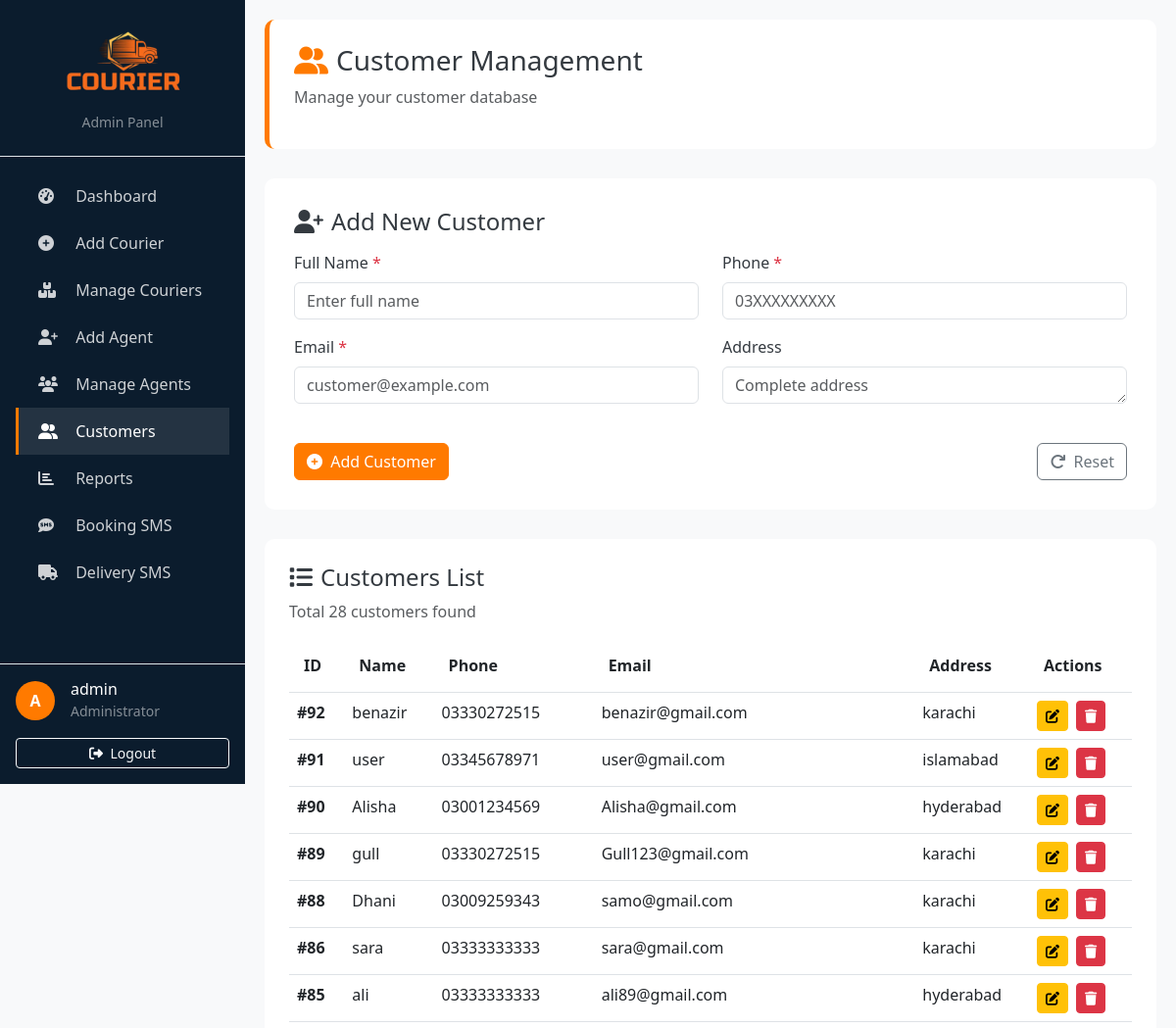
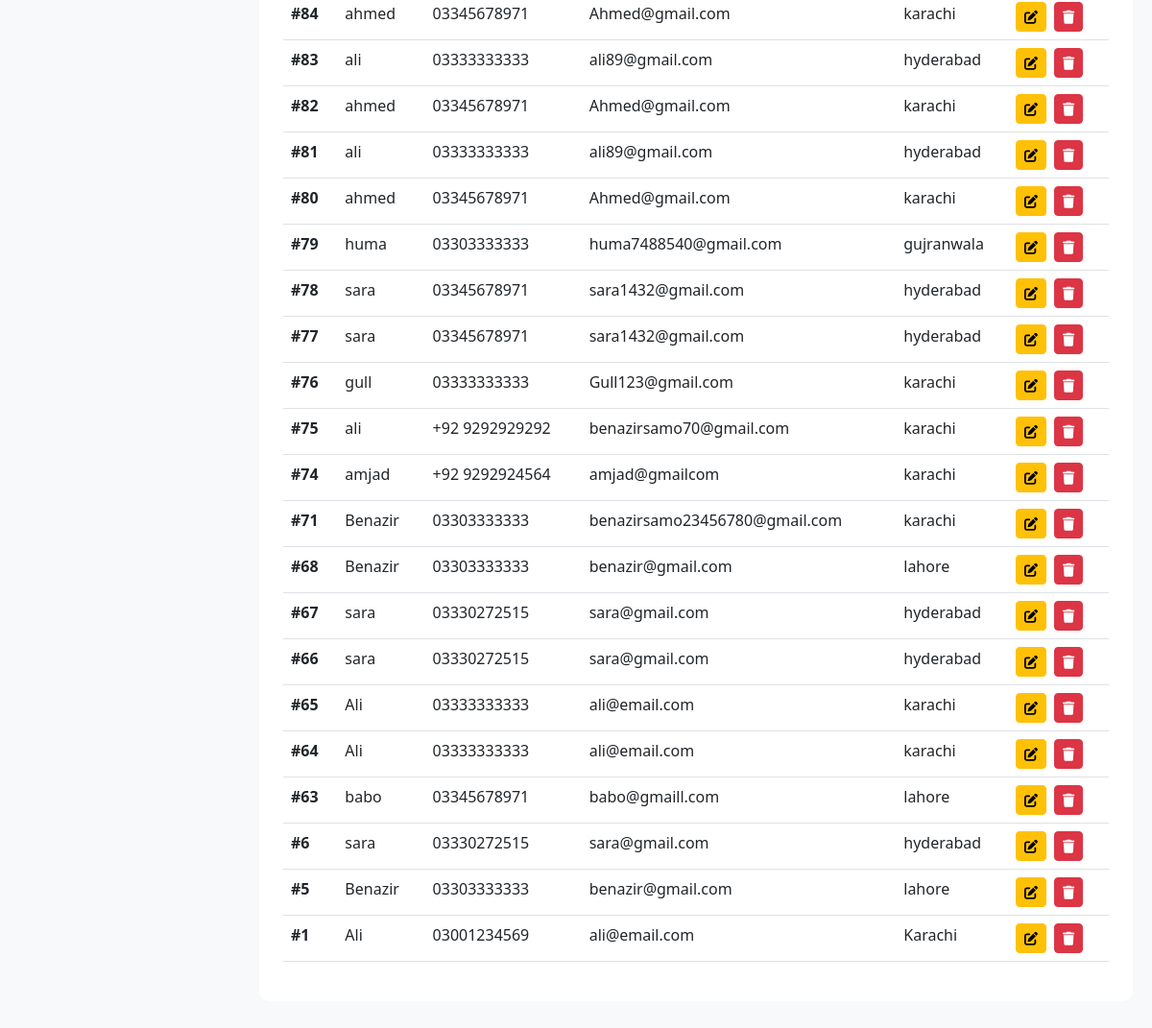
The app's page /Eproject/admin/customers.php (signed in) with its own data (2 pictures, top to bottom).
### tables this page shows
CREATE TABLE `customers` (
  `id` int(11) NOT NULL,
  `name` varchar(100) NOT NULL,
  `phone` varchar(15) DEFAULT NULL,
  `address` text DEFAULT NULL,
  `email` varchar(100) DEFAULT NULL
);

### Eproject/admin/customers.php (the view, shortened to what this page needs)
<?php
include("../config/db.php");
$username = $_SESSION['username'];
$customers = mysqli_query($conn, "SELECT * FROM customers ORDER BY id DESC");
$total_customers = mysqli_num_rows($customers);
?>
<!DOCTYPE html>
<html lang="en">
<head>
    <link href="https://cdn.jsdelivr.net/npm/bootstrap@5.3.0/dist/css/bootstrap.min.css" rel="stylesheet">
    <link rel="stylesheet" href="https://cdnjs.cloudflare.com/ajax/libs/font-awesome/6.4.0/css/all.min.css">
</head>
<body>
    <div class="sidebar d-flex flex-column" id="sidebar">
        <div class="p-4 text-center border-bottom">
            <img src="../assets/images/new logo.png" alt="Logo" style="max-width: 140px;" class="mb-2">
            <div class="text-white-50 small">Admin Panel</div>
        </div>
        <div class="flex-grow-1 p-3">
            <ul class="nav flex-column">
                <li class="nav-item"><a class="nav-link" href="index.php"><i class="fas fa-tachometer-alt"></i> Dashboard</a></li>
                <li class="nav-item"><a class="nav-link" href="add-courier.php"><i class="fas fa-plus-circle"></i> Add Courier</a></li>
                <li class="nav-item"><a class="nav-link" href="manage-courier.php"><i class="fas fa-boxes"></i> Manage Couriers</a></li>
                <li class="nav-item"><a class="nav-link" href="add-agent.php"><i class="fas fa-user-plus"></i> Add Agent</a></li>
                <li class="nav-item"><a class="nav-link" href="manage-agent.php"><i class="fas fa-users"></i> Manage Agents</a></li>
                <li class="nav-item"><a class="nav-link active" href="customers.php"><i class="fas fa-user-friends"></i> Customers</a></li>
                <li class="nav-item"><a class="nav-link" href="reports.php"><i class="fas fa-chart-bar"></i> Reports</a></li>
                <li class="nav-item"><a class="nav-link" href="sms-booking.php"><i class="fas fa-sms"></i> Booking SMS</a></li>
                <li class="nav-item"><a class="nav-link" href="sms-delivery.php"><i class="fas fa-truck"></i> Delivery SMS</a></li>
            </ul>
        </div>
        <div class="p-3 border-top mt-auto">
            <div class="d-flex align-items-center">
                <div class="user-avatar me-3">
                    <?php echo strtoupper(substr($username, 0, 1)); ?>
                </div>
                <div>
                    <h6 class="mb-0 text-white"><?php echo $username; ?></h6>
                    <small class="text-white-50">Administrator</small>
                </div>
            </div>
            <a href="logout.php" class="btn btn-sm btn-outline-light w-100 mt-3">
                <i class="fas fa-sign-out-alt me-1"></i> Logout
            </a>
        </div>
    </div>
    <div class="main-content">
        <div class="page-header">
            <div class="d-flex justify-content-between">
                <div>
                    <h3><i class="fas fa-user-friends text-orange me-2"></i>Customer Management</h3>
                    <p class="text-muted">Manage your customer database</p>
                </div>
            </div>
        </div>
        <div class="form-card">
            <h4><i class="fas fa-user-plus me-2"></i>Add New Customer</h4>
            <form method="POST">
                <div class="row mt-3">
                    <div class="col-md-6 mb-3">
                        <label class="form-label">Full Name <span class="required-star">*</span></label>
                        <input class="form-control" type="text" name="name" placeholder="Enter full name" required>
                    </div>
                    <div class="col-md-6 mb-3">
                        <label class="form-label">Phone <span class="required-star">*</span></label>
                        <input class="form-control" type="text" name="phone" placeholder="03XXXXXXXXX" required>
                    </div>
                </div>
                <div class="row">
                    <div class="col-md-6 mb-3">
                        <label class="form-label">Email <span class="required-star">*</span></label>
                        <input class="form-control" type="email" name="email" placeholder="customer@example.com" required>
                    </div>
                    <div class="col-md-6 mb-3">
                        <label class="form-label">Address</label>
                        <textarea class="form-control" name="address" placeholder="Complete address" rows="1"></textarea>
                    </div>
                </div>
                <div class="d-flex justify-content-between mt-4">
                    <button class="btn btn-orange" name="add_customer" type="submit">
                        <i class="fas fa-plus-circle me-1"></i> Add Customer
                    </button>
                    <button type="reset" class="btn btn-outline-secondary">
                        <i class="fas fa-redo me-1"></i> Reset
                    </button>
                </div>
            </form>
        </div>
        <div class="table-card">
            <h4><i class="fas fa-list me-2"></i>Customers List</h4>
            <p class="text-muted">Total <?php echo $total_customers; ?> customers found</p>
            <div class="table-responsive">
                <table class="table table-hover table-custom">
                    <thead>
                        <tr>
                            <th>ID</th>
                            <th>Name</th>
                            <th>Phone</th>
                            <th>Email</th>
                            <th>Address</th>
                            <th>Actions</th>
                        </tr>
                    </thead>
                    <tbody>
                        <?php if($total_customers > 0): ?>
                            <?php while($row = mysqli_fetch_assoc($customers)): ?>
                                <tr>
                                    <td><strong>#<?= $row['id'] ?></strong></td>
                                    <td><?= htmlspecialchars($row['name']) ?></td>
                                    <td><?= htmlspecialchars($row['phone']) ?></td>
                                    <td><?= htmlspecialchars($row['email']) ?></td>
                                    <td><?= htmlspecialchars($row['address']) ?></td>
                                    <td>
                                        <div class="action-buttons">
                                            <a class="btn btn-sm btn-warning" href="edit-customer.php?id=<?= $row['id'] ?>">
                                                <i class="fas fa-edit"></i>
                                            </a>
                                            <a class="btn btn-sm btn-danger" href="delete-customer.php?id=<?= $row['id'] ?>"
                                               onclick="return confirm('Delete this customer?')">
                                                <i class="fas fa-trash"></i>
                                            </a>
                                        </div>
                                    </td>
                                </tr>
                            <?php endwhile; ?>
                        <?php endif; ?>
                    </tbody>
                </table>
            </div>
        </div>
    </div>
</body>
</html>

### Eproject/admin/customers.php (style rules this page uses)
:root { --primary-blue: #0b1c2d; --secondary-blue: #1a365d; --accent-orange: #ff7a00; --light-gray: #f8f9fa; --dark-gray: #343a40; }
body { font-family: 'Segoe UI', Tahoma, Geneva, Verdana, sans-serif; background-color: var(--light-gray); color: var(--dark-gray); overflow-x: hidden; }
.text-orange { color: var(--accent-orange) !important; }
.btn-orange { background-color: var(--accent-orange); border-color: var(--accent-orange); color: white; }
.sidebar { width: 250px; height: 100vh; background: var(--primary-blue); color: white; position: fixed; left: 0; top: 0; z-index: 1050; overflow-y: auto; transition: transform 0.3s ease; }
.sidebar .nav-link { color: rgba(255,255,255,0.8); padding: 12px 20px; border-left: 3px solid transparent; transition: all 0.3s; }
.sidebar .nav-link:hover, .sidebar .nav-link.active { color: white; background: rgba(255,255,255,0.1); border-left-color: var(--accent-orange); }
.sidebar .nav-link i { width: 24px; margin-right: 10px; }
.main-content { margin-left: 250px; padding: 20px; }
.page-header { background: white; padding: 25px; border-radius: 10px; margin-bottom: 30px; border-left: 5px solid var(--accent-orange); }
.form-card { background: white; padding: 30px; border-radius: 10px; margin-bottom: 30px; }
.table-card { background: white; padding: 25px; border-radius: 10px; margin-bottom: 30px; }
.user-avatar { width: 40px; height: 40px; background: var(--accent-orange); border-radius: 50%; display: flex; align-items: center; justify-content: center; color: white; font-weight: bold; }
.required-star { color: #dc3545; }
.table-custom thead { background: var(--primary-blue); color: white; }
.table-custom thead th { padding: 15px; }
.action-buttons { display: flex; gap: 8px; }

### records on screen
customers: id "92", name "benazir", phone "03330272515", email "benazir@gmail.com", address "karachi"
customers: id "91", name "user", phone "03345678971", email "user@gmail.com", address "islamabad"
customers: id "90", name "Alisha", phone "03001234569", email "Alisha@gmail.com", address "hyderabad"
customers: id "89", name "gull", phone "03330272515", email "Gull123@gmail.com", address "karachi"
customers: id "88", name "Dhani", phone "03009259343", email "samo@gmail.com", address "karachi"
customers: id "86", name "sara", phone "03333333333", email "sara@gmail.com", address "karachi"
customers: id "85", name "ali", phone "03333333333", email "ali89@gmail.com", address "hyderabad"
customers: id "84", name "ahmed", phone "03345678971", email "Ahmed@gmail.com", address "karachi"
customers: id "83", name "ali", phone "03333333333", email "ali89@gmail.com", address "hyderabad"
customers: id "82", name "ahmed", phone "03345678971", email "Ahmed@gmail.com", address "karachi"
customers: id "81", name "ali", phone "03333333333", email "ali89@gmail.com", address "hyderabad"
customers: id "80", name "ahmed", phone "03345678971", email "Ahmed@gmail.com", address "karachi"
customers: id "79", name "huma", phone "03303333333", email "huma7488540@gmail.com", address "gujranwala"
customers: id "78", name "sara", phone "03345678971", email "sara1432@gmail.com", address "hyderabad"
customers: id "77", name "sara", phone "03345678971", email "sara1432@gmail.com", address "hyderabad"
customers: id "76", name "gull", phone "03333333333", email "Gull123@gmail.com", address "karachi"
customers: id "75", name "ali", phone "+92 9292929292", email "benazirsamo70@gmail.com", address "karachi"
customers: id "74", name "amjad", phone "+92 9292924564", email "amjad@gmailcom", address "karachi"
customers: id "71", name "Benazir", phone "03303333333", email "benazirsamo23456780@gmail.com", address "karachi"
customers: id "68", name "Benazir", phone "03303333333", email "benazir@gmail.com", address "lahore"
customers: id "67", name "sara", phone "03330272515", email "sara@gmail.com", address "hyderabad"
customers: id "66", name "sara", phone "03330272515", email "sara@gmail.com", address "hyderabad"
customers: id "65", name "Ali", phone "03333333333", email "ali@email.com", address "karachi"
customers: id "64", name "Ali", phone "03333333333", email "ali@email.com", address "karachi"
customers: id "63", name "babo", phone "03345678971", email "babo@gmaill.com", address "lahore"
customers: id "6", name "sara", phone "03330272515", email "sara@gmail.com", address "hyderabad"
customers: id "5", name "Benazir", phone "03303333333", email "benazir@gmail.com", address "lahore"
customers: id "1", name "Ali", phone "03001234569", email "ali@email.com", address "Karachi"

### other values on screen
substr($username, 0, 1) "A"
$username "admin"
$total_customers "28"
